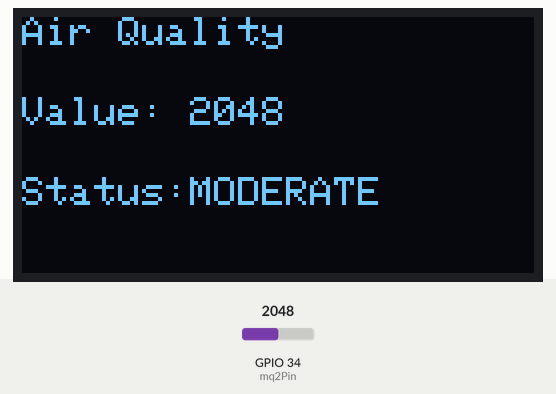
This sketch was run on a simulated ESP32. Shown: 128×64 one-colour display. The inputs (shaded band) are chosen by the test bench; at power-on: GPIO 34 (mq2Pin) = 2048. WiFi joins after 1.5 s; servers stay silent unless stated; random numbers use the default seed unless the sketch sets one; no MQTT or app messages arrive unless stated; what the sketch prints to the serial monitor is not drawn.

Above: at 2.7 s.
2.8 s: GPIO 34 (mq2Pin) set to 2540
At 4.0 s:
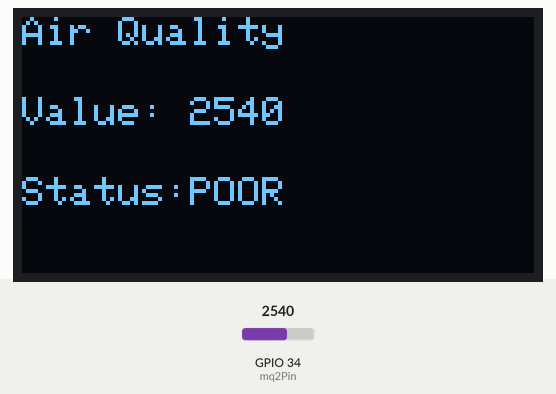
5.5 s: GPIO 34 (mq2Pin) set to 2456
At 6.5 s:
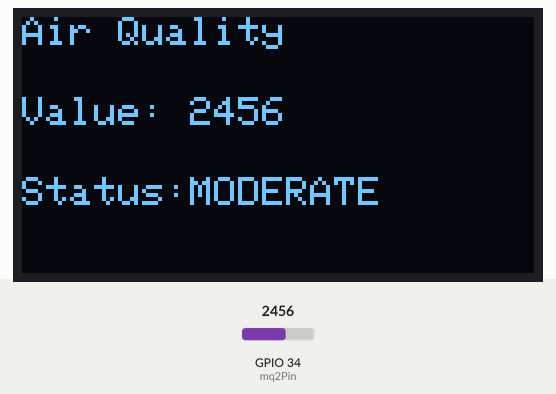
8.2 s: GPIO 34 (mq2Pin) set to 1043
At 10.3 s:
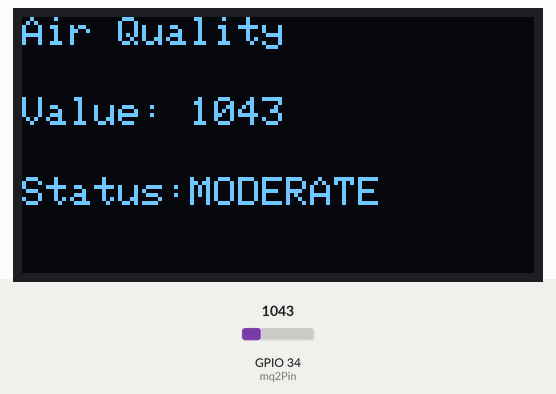
11.2 s: GPIO 34 (mq2Pin) set to 960
At 12.8 s:
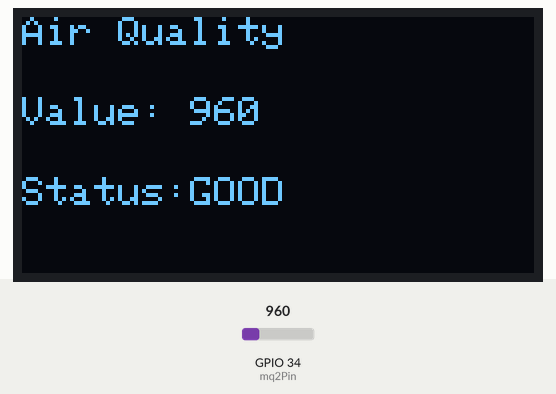
Timing chart, 0 to 14.3 s (numbered marks = the images above; inputs shaded):
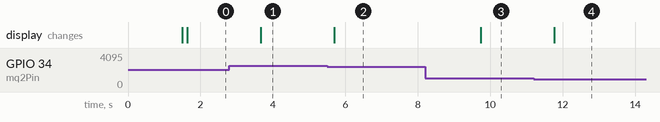

Measured:
- the behaviour switches between 2500 and 2499 on GPIO 34 (mq2Pin) (found by bisection; images 1 and 2)
- the behaviour switches between 1000 and 999 on GPIO 34 (mq2Pin) (found by bisection; images 3 and 4)
- after the input at 2.8 s, the display: changes after 0.86 s (image 1)
- after the input at 5.5 s, the display: changes after 0.19 s (image 2)
- after the input at 8.2 s, the display: changes after 1.5 s (image 3)
- after the input at 11.2 s, the display: changes after 0.57 s (image 4)

The sketch:

sketch.ino
```cpp
#include <WiFi.h>
#include <PubSubClient.h>
#include <Wire.h>
#include <Adafruit_GFX.h>
#include <Adafruit_SSD1306.h>

#define SCREEN_WIDTH 128
#define SCREEN_HEIGHT 64
#define OLED_RESET -1

Adafruit_SSD1306 display(SCREEN_WIDTH, SCREEN_HEIGHT, &Wire, OLED_RESET);

// WiFi
const char* ssid = "Wokwi-GUEST";
const char* password = "";

// MQTT
const char* mqtt_server = "broker.hivemq.com";
const char* topic = "airquality/data";

WiFiClient espClient;
PubSubClient client(espClient);

// MQ2 Sensor
const int mq2Pin = 34;

void setupWiFi() {
  WiFi.begin(ssid, password);

  while (WiFi.status() != WL_CONNECTED) {
    delay(500);
  }
}

void reconnect() {
  while (!client.connected()) {
    String clientId = "ESP32-AirQuality-";
    clientId += String(random(0xffff), HEX);

    if (client.connect(clientId.c_str())) {
      Serial.println("MQTT Connected");
    } else {
      delay(1000);
    }
  }
}

void setup() {

  Serial.begin(115200);

  setupWiFi();

  client.setServer(mqtt_server, 1883);

  Wire.begin(21,22);

  display.begin(SSD1306_SWITCHCAPVCC, 0x3C);

  display.clearDisplay();
  display.display();
}

void loop() {

  if (!client.connected()) {
    reconnect();
  }

  client.loop();

  int airValue = analogRead(mq2Pin);

  String status;

  if (airValue < 1000)
    status = "GOOD";
  else if (airValue < 2500)
    status = "MODERATE";
  else
    status = "POOR";

  // OLED Display
  display.clearDisplay();

  display.setTextSize(1);
  display.setTextColor(WHITE);

  display.setCursor(0,0);
  display.println("Air Quality");

  display.setCursor(0,20);
  display.print("Value: ");
  display.println(airValue);

  display.setCursor(0,40);
  display.print("Status:");
  display.println(status);

  display.display();

  // MQTT Publish
  String message =
      "AQ Value: " + String(airValue) +
      " | Status: " + status;

  client.publish(topic, message.c_str());

  Serial.println(message);

  delay(2000);
}
```
